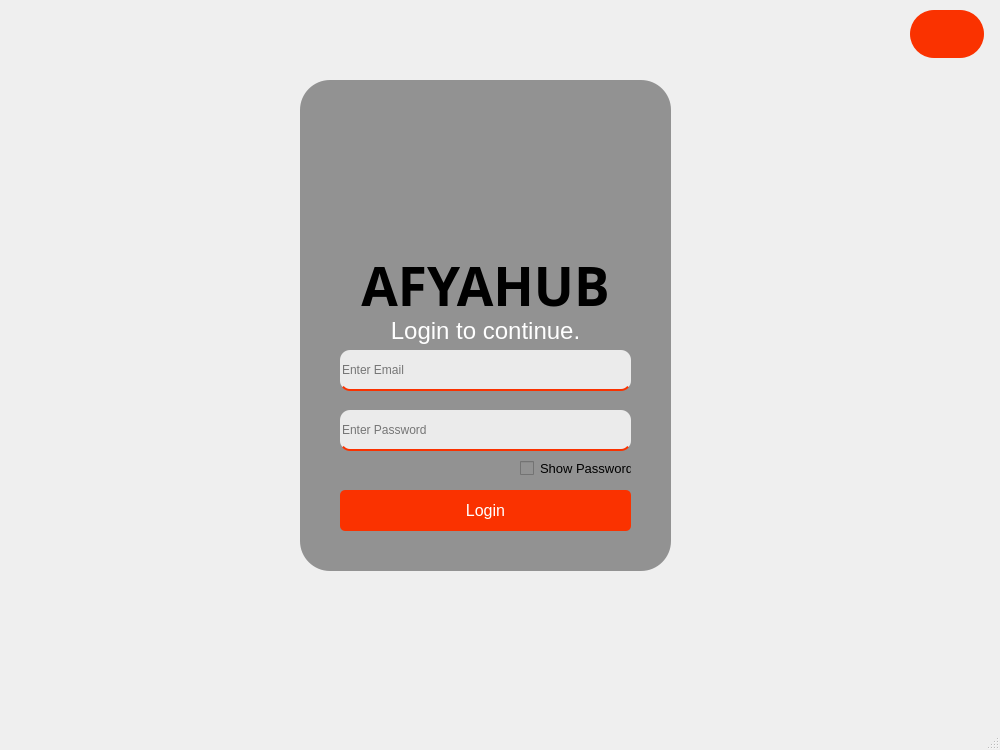
<?xml version="1.0" encoding="UTF-8"?>
<ui version="4.0">
 <class>LoginWindow</class>
 <widget class="QMainWindow" name="LoginWindow">
  <property name="geometry">
   <rect>
    <x>0</x>
    <y>0</y>
    <width>1000</width>
    <height>750</height>
   </rect>
  </property>
  <property name="windowTitle">
   <string>MainWindow</string>
  </property>
  <widget class="QWidget" name="centralwidget">
   <widget class="QFrame" name="frame">
    <property name="geometry">
     <rect>
      <x>300</x>
      <y>80</y>
      <width>371</width>
      <height>491</height>
     </rect>
    </property>
    <property name="styleSheet">
     <string notr="true">background-color: rgb(146, 146, 146);
border-radius: 30px;</string>
    </property>
    <property name="frameShape">
     <enum>QFrame::StyledPanel</enum>
    </property>
    <property name="frameShadow">
     <enum>QFrame::Raised</enum>
    </property>
    <widget class="QLineEdit" name="password_lineEdit">
     <property name="geometry">
      <rect>
       <x>40</x>
       <y>330</y>
       <width>291</width>
       <height>41</height>
      </rect>
     </property>
     <property name="font">
      <font/>
     </property>
     <property name="styleSheet">
      <string notr="true">border-bottom: 2px solid rgb(250, 50, 0)  ;
color: rgb(0, 0, 0);
background-color: rgb(235, 235, 235);
border-radius: 10px;</string>
     </property>
     <property name="echoMode">
      <enum>QLineEdit::Password</enum>
     </property>
     <property name="placeholderText">
      <string>Enter Password</string>
     </property>
    </widget>
    <widget class="QLineEdit" name="emailAddress_lineEdit">
     <property name="geometry">
      <rect>
       <x>40</x>
       <y>270</y>
       <width>291</width>
       <height>41</height>
      </rect>
     </property>
     <property name="font">
      <font/>
     </property>
     <property name="styleSheet">
      <string notr="true">border-bottom: 2px solid rgb(250, 50, 0)  ;
color: rgb(0, 0, 0);
background-color: rgb(235, 235, 235);
border-radius: 10px;</string>
     </property>
     <property name="placeholderText">
      <string>Enter Email</string>
     </property>
    </widget>
    <widget class="QPushButton" name="login_pushButton">
     <property name="geometry">
      <rect>
       <x>40</x>
       <y>410</y>
       <width>291</width>
       <height>41</height>
      </rect>
     </property>
     <property name="font">
      <font>
       <pointsize>12</pointsize>
      </font>
     </property>
     <property name="cursor">
      <cursorShape>PointingHandCursor</cursorShape>
     </property>
     <property name="styleSheet">
      <string notr="true">color:white;
background-color: rgb(250, 50, 0);
border-radius: 5px;</string>
     </property>
     <property name="text">
      <string>Login</string>
     </property>
    </widget>
    <widget class="QLabel" name="label_10">
     <property name="geometry">
      <rect>
       <x>60</x>
       <y>230</y>
       <width>251</width>
       <height>41</height>
      </rect>
     </property>
     <property name="font">
      <font>
       <pointsize>18</pointsize>
      </font>
     </property>
     <property name="styleSheet">
      <string notr="true">color: rgb(255, 255, 255);</string>
     </property>
     <property name="text">
      <string>Login to continue.</string>
     </property>
     <property name="alignment">
      <set>Qt::AlignCenter</set>
     </property>
    </widget>
    <widget class="QLabel" name="label_11">
     <property name="geometry">
      <rect>
       <x>50</x>
       <y>170</y>
       <width>271</width>
       <height>71</height>
      </rect>
     </property>
     <property name="font">
      <font>
       <family>Agent Orange</family>
       <pointsize>40</pointsize>
       <bold>true</bold>
      </font>
     </property>
     <property name="styleSheet">
      <string notr="true">color: rgb(0, 0, 0);</string>
     </property>
     <property name="text">
      <string>AFYAHUB</string>
     </property>
     <property name="alignment">
      <set>Qt::AlignCenter</set>
     </property>
    </widget>
    <widget class="QCheckBox" name="showPassword_checkBox">
     <property name="geometry">
      <rect>
       <x>220</x>
       <y>380</y>
       <width>111</width>
       <height>17</height>
      </rect>
     </property>
     <property name="font">
      <font>
       <pointsize>10</pointsize>
      </font>
     </property>
     <property name="styleSheet">
      <string notr="true">color:#000</string>
     </property>
     <property name="text">
      <string>Show Password</string>
     </property>
    </widget>
    <widget class="QLabel" name="label">
     <property name="geometry">
      <rect>
       <x>80</x>
       <y>10</y>
       <width>210</width>
       <height>160</height>
      </rect>
     </property>
     <property name="text">
      <string/>
     </property>
     <property name="pixmap">
      <pixmap resource="img.qrc">:/img/png/32.png</pixmap>
     </property>
     <property name="scaledContents">
      <bool>true</bool>
     </property>
    </widget>
    <zorder>label_10</zorder>
    <zorder>password_lineEdit</zorder>
    <zorder>emailAddress_lineEdit</zorder>
    <zorder>login_pushButton</zorder>
    <zorder>showPassword_checkBox</zorder>
    <zorder>label</zorder>
    <zorder>label_11</zorder>
   </widget>
   <widget class="QPushButton" name="logout_pushButton">
    <property name="geometry">
     <rect>
      <x>910</x>
      <y>10</y>
      <width>74</width>
      <height>48</height>
     </rect>
    </property>
    <property name="font">
     <font>
      <pointsize>13</pointsize>
     </font>
    </property>
    <property name="styleSheet">
     <string notr="true">QPushButton#logout_pushButton{
background-color: rgb(250, 50, 0);
border-radius: 24px;
}
</string>
    </property>
    <property name="text">
     <string/>
    </property>
    <property name="icon">
     <iconset resource="img.qrc">
      <normaloff>:/img/icon/ICON_CLOSE.png</normaloff>:/img/icon/ICON_CLOSE.png</iconset>
    </property>
    <property name="iconSize">
     <size>
      <width>30</width>
      <height>30</height>
     </size>
    </property>
   </widget>
   <widget class="QLabel" name="bg">
    <property name="enabled">
     <bool>false</bool>
    </property>
    <property name="geometry">
     <rect>
      <x>0</x>
      <y>0</y>
      <width>1000</width>
      <height>750</height>
     </rect>
    </property>
    <property name="text">
     <string/>
    </property>
    <property name="pixmap">
     <pixmap resource="img.qrc">:/img/bg/05.png</pixmap>
    </property>
    <property name="scaledContents">
     <bool>true</bool>
    </property>
    <property name="alignment">
     <set>Qt::AlignCenter</set>
    </property>
    <property name="wordWrap">
     <bool>false</bool>
    </property>
   </widget>
   <zorder>bg</zorder>
   <zorder>frame</zorder>
   <zorder>logout_pushButton</zorder>
  </widget>
  <widget class="QMenuBar" name="menubar">
   <property name="geometry">
    <rect>
     <x>0</x>
     <y>0</y>
     <width>1000</width>
     <height>22</height>
    </rect>
   </property>
  </widget>
  <widget class="QStatusBar" name="statusbar"/>
 </widget>
 <tabstops>
  <tabstop>emailAddress_lineEdit</tabstop>
  <tabstop>password_lineEdit</tabstop>
  <tabstop>showPassword_checkBox</tabstop>
  <tabstop>login_pushButton</tabstop>
 </tabstops>
 <resources>
  <include location="img.qrc"/>
 </resources>
 <connections/>
</ui>
